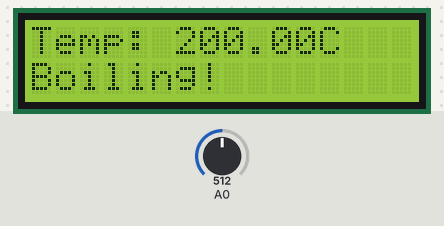
Simulated run of this sketch. Board: Arduino Uno, built with avr-gcc and run on an emulated ATmega328P. On the bench: 16×2 character LCD. The test bench sets the inputs (shaded band); at power-on: A0 = 512.

Above: at 1.2 s.
1.3 s: A0 set to 195
At 2.1 s:
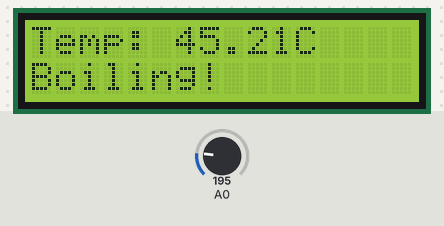
2.8 s: A0 set to 173
At 3.8 s:
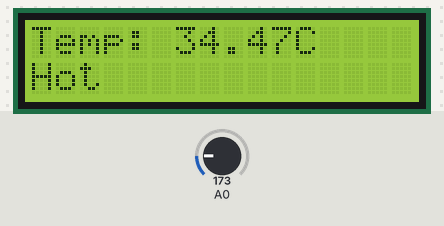
4.3 s: A0 set to 122
At 5.5 s:
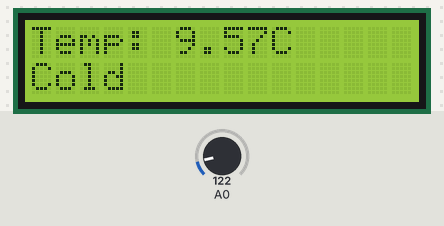
5.8 s: A0 set to 92
At 6.7 s:
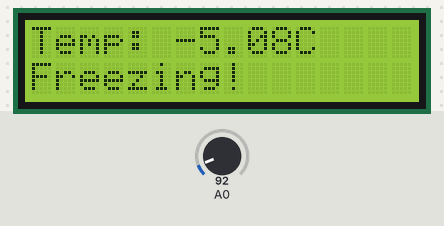
Timing chart, 0 to 8.3 s (numbered marks = the images above; inputs shaded):
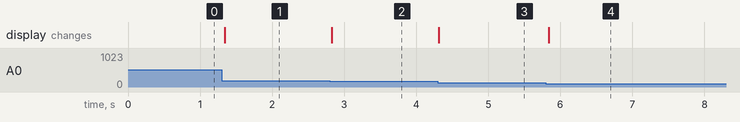

Measured:
- the behaviour switches between 185 and 184 on A0 (found by bisection; images 1 and 2)
- the behaviour switches between 103 and 102 on A0 (found by bisection; images 3 and 4)
- after the input at 1.3 s, the display: changes at once (image 1)
- after the input at 2.8 s, the display: changes at once (image 2)
- after the input at 4.3 s, the display: changes at once (image 3)
- after the input at 5.8 s, the display: changes at once (image 4)

The sketch:

PSIR_2_2.ino
```cpp
#include <LiquidCrystal.h>

// initialize the library with the numbers of the interface pins
LiquidCrystal lcd(12, 11, 5, 4, 3, 2);

void setup() {
  pinMode(A0, INPUT);

  lcd.begin(16, 2);
  lcd.print("Temp: ");
}

void loop() {
  float temperature = getTemperature(analogRead(A0));

  lcd.setCursor(6, 0);
  lcd.print(temperature);
  lcd.print("C  ");

  lcd.setCursor(0, 1);

  if (temperature >= 40) {
    lcd.print("Boiling! ");
  } else if (temperature >= 28) {
    lcd.print("Hot      ");
  } else if (temperature <= 0) {
    lcd.print("Freezing!");
  } else if (temperature <= 18) {
    lcd.print("Cold     ");
  } else {
    lcd.print("Perfect:)");
  }

  delay(50);
}

float getTemperature(int analogInput) {
  float voltage = (analogInput * 5.0) / 1024.0;
  return (voltage - 0.5) * 100;
}
```
